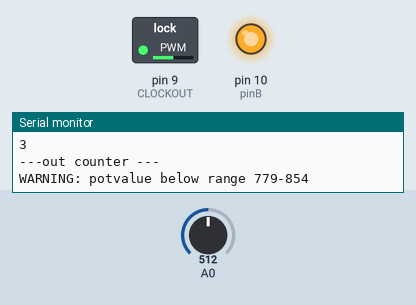
This sketch was run on a simulated Arduino Leonardo, built with avr-gcc and run on an emulated ATmega32U4. Shown: switched loads named in the sketch (green lamp = pin HIGH), output pins drawn as LEDs (lit = HIGH), the last lines printed to the serial monitor. Dashed ring = blinking. The inputs (shaded band) are chosen by the test bench; at power-on: A0 = 512.

Above: at 1.2 s.
1.3 s: A0 set to 766
3.2 s: A0 set to 794
At 4.5 s:
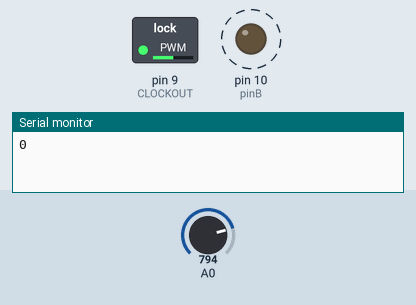
7.2 s: A0 set to 768
At 8.2 s:
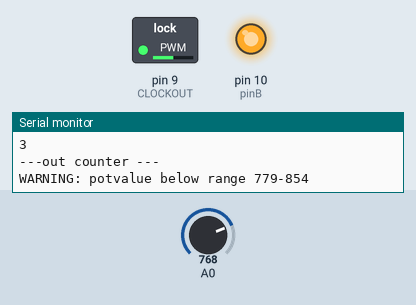
8.7 s: A0 set to 788
At 10.8 s:
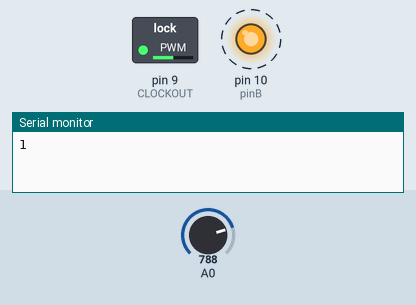
Timing chart, 0 to 13.7 s (numbered marks = the images above; inputs shaded):
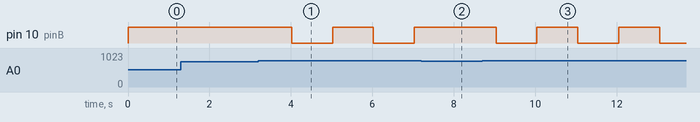

The sketch:

encoder_converter.ino
```cpp
///// POTENTIOMETER TO ENCODER ADC /////
///// Author: Laksiya B., March 2021////

const int N = 4;
const int track_data = 1;
const int resolution_level = 6;
const int pot_max = 855;
const int pot_min = 778;
const byte CLOCKOUT = 9; //Leonardo

int encoder_signal_A[N] = {0, 0, 1, 1};
int encoder_signal_B[N] = {0, 1, 0, 1};
int current_signals[2] = {0, 0};

uint8_t pinA = 9;
uint8_t pinB = 10;

int i = -1, prev_i = -1;
int count,input, difference, prev_input, index;

void setup() {
  Serial.begin(9600);
  pinMode(pinA, OUTPUT);
  pinMode(pinB, OUTPUT);
  count = analogRead(A0);

  // set up 8 MHz timer on CLOCKOUT (OC1A)
  pinMode (CLOCKOUT, OUTPUT);
  // set up Timer 1
  TCCR1A = bit (COM1A0);  // toggle OC1A on Compare Match
  TCCR1B = bit (WGM12) | bit (CS10);   // CTC, no prescaling
  OCR1A =  0;       // output every cycle
}

void loop() {
  input = analogRead(A0);
  counter(input);
  find_valid_index();
  if (i != prev_i) {
    current_signals[0] = encoder_signal_A[i];
    current_signals[1] = encoder_signal_B[i];
    print_values();
    }
  digitalWrite(pinA, current_signals[0]);
  digitalWrite(pinB, current_signals[1]);
  prev_i = i;
  prev_input = input;
  delay(1000); //set to roboclaw clock time
}


void find_valid_index() {
  if (i >= N) {
    i = i % N;
  }
  if (i < 0) {
    while (i < 0) {
      i += N;
    }
  }
}

void counter(int potvalue) {
  if (track_data){
  Serial.println("---in counter ---");
  Serial.println("count: ");
  Serial.println(count);
  Serial.println("potvalue: ");
  Serial.println(potvalue);
  Serial.println("i: ");
  Serial.println(i);
  Serial.println("---out counter ---");
  }

  if(potvalue > pot_max){
    Serial.println("WARNING: potvalue above range 779-854");
    return;
    }
  if(potvalue < pot_min){
    Serial.println("WARNING: potvalue below range 779-854");
    return;
    }

  if (potvalue == count) {
    return;
  }
  else if (potvalue > count + resolution_level) {
    count+= resolution_level;
    i++;
  }
  else if (potvalue < count - resolution_level) {
    count-=resolution_level;
    i--;
  }
  return;
}

void print_values(){
    Serial.println("i: ");
    Serial.println(i);
    Serial.println("newA: ");
    Serial.println(encoder_signal_A[i]);
    Serial.println("newB: ");
    Serial.println(encoder_signal_B[i]);
    Serial.println(" ");
    Serial.println(" ");

 }
```

Measured:
- the behaviour switches between 777 and 778 on A0 (found by bisection; images 0 and 1)
- after the input at 3.2 s, pin 10 (pinB): alternates HIGH for 1.0 s and LOW for 1.0 s, starting after 0.82 s
- after the input at 7.2 s, pin 10 (pinB): stays HIGH (without the input it goes to LOW after 0.83 s)
- after the input at 8.7 s, pin 10 (pinB): alternates HIGH for 1.0 s and LOW for 1.0 s, starting after 0.34 s
